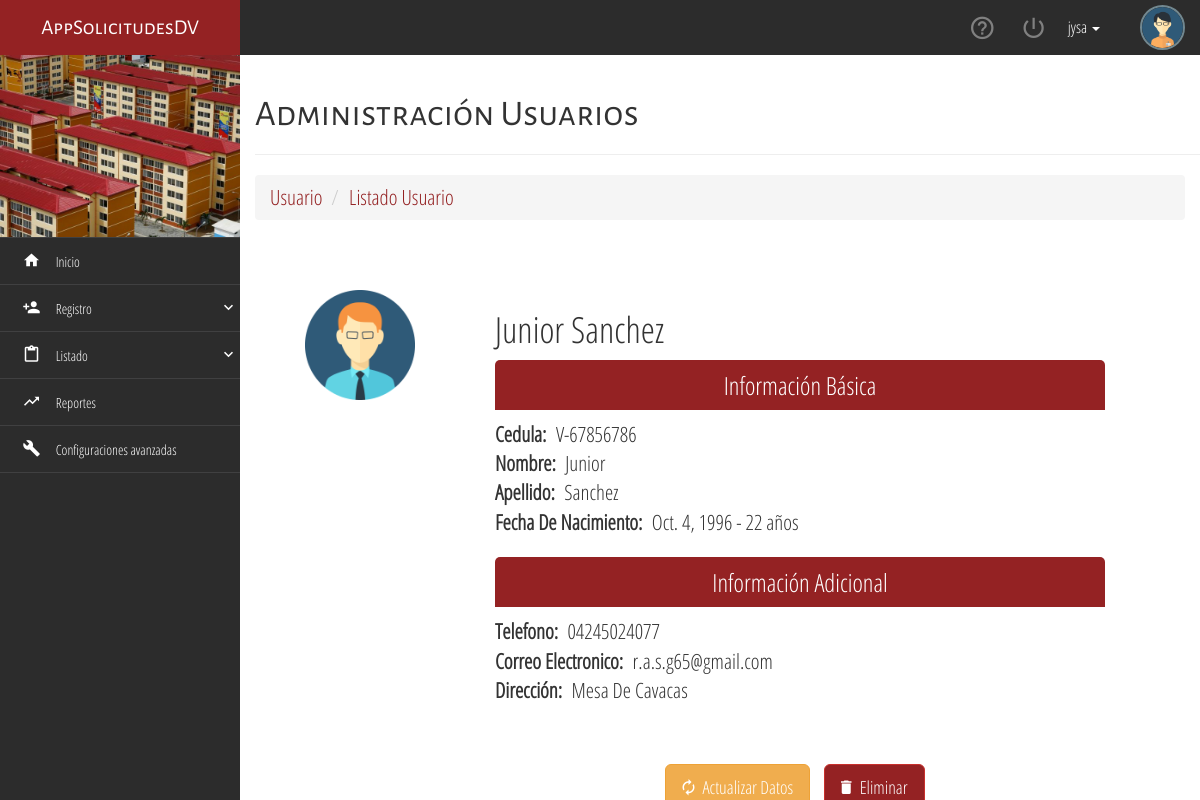
The page /usuario/2/detail/ (signed in) on the database its author committed.
### usuario/models.py (models this page shows, shortened)
class Usuario(AbstractBaseUser, PermissionsMixin):
    username = models.CharField(_('username'),
                                max_length=40, null=False, unique=True)
    tipo_cedula = models.CharField(max_length=1, choices=(('V', 'V'), ('E', 'E')))
    cedula = models.CharField(unique=True, blank=True, null=True, max_length=8)
    nombre = models.CharField(max_length=60)
    apellido = models.CharField(max_length=60)
    telefono = models.CharField(blank=True, null=True, max_length=11)
    fecha_nacimiento = models.DateField(null=True, blank=True)
    correo = models.EmailField(blank=True, null=True)
    direccion = models.CharField(max_length=9999, blank=True, null=True)
    is_active = models.BooleanField(_('active'), default=True)
    is_staff = models.BooleanField(_('staff status'), default=False)
    is_superuser = models.BooleanField(_('superuser status'), default=False)
    date_joined = models.DateTimeField(_('date joined'), default=timezone.now)
    created_at = models.DateTimeField(auto_now_add=True)
    updated_at = models.DateTimeField(auto_now=True)
    objects = UsuarioManager()
    USERNAME_FIELD = 'username'
    def get_full_name(self):
        return '{} {}'.format(self.nombre, self.apellido)
    def edad(self):
        if self.fecha_nacimiento:
            return int((datetime.datetime.now().date() - self.fecha_nacimiento).days / 365.25)
        return 0
    def ci(self):
        return '{}-{}'.format(self.tipo_cedula, self.cedula)

### usuario/views.py (the view)
class UsuarioDetailView(LoginRequiredMixin, DetailView):
    model = models.Usuario
    def get_object(self):
        object = self.model.objects.filter(
            pk=self.kwargs.get('pk')).exclude(
                pk=self.request.user.pk).first()
        if object:
            return object
        raise Http404

### templates/usuario/usuario_detail.html
{% extends "base.html" %}
{% load static %}
{% block title_page %}Administración Usuarios{% endblock %}
{% block context %}
<div class="container-fluid">
        <div class="row">
            <div class="col-xs-12 lead">
                <ol class="breadcrumb">
                    <li class="active">Usuario</li>
                    <li><a href="{% url 'usuario:list' %}">Listado Usuario</a></li>
                </ol>
            </div>
        </div>
    </div>
<div class="container-fluid" style="margin: 50px 0;">
    <div class="row">
        <div class="col-xs-12 col-sm-4 col-md-3">
            <img src="{% static 'assets/img/user02.png' %}" alt="calendar" class="img-responsive center-box" style="max-width: 110px;">
        </div>
        <div class="col-xs-12 col-sm-8 col-md-8 text-justify lead">
            <h1>{{ object.get_full_name }}</h1>
            <div class="title-flat-form" style="margin-bottom: 10px;">Información Básica</div>
            <span><b>Cedula:</b> &nbsp;{{ object.ci }}</span>
            <br>
            <span><b>Nombre:</b> &nbsp;{{ object.nombre }}</span>
            <br>
            <span><b>Apellido:</b> &nbsp;{{ object.apellido }}</span>
            <br>
            <span>
                <b>Fecha De Nacimiento:</b>
                {% if object.fecha_nacimiento %}
                &nbsp;{{ object.fecha_nacimiento }} - {{object.edad }} años
                {% else %}
                No Tiene Registrado
                {% endif %}
            </span>
        </div>
        <div class="col-xs-12 col-sm-8 col-md-8 col-sm-offset-4 col-md-offset-3 text-justify lead">
            <div class="title-flat-form" style="margin-bottom: 10px;">Información Adicional</div>
            <span>
                <b>Telefono:</b>
                {% if object.telefono %}
                &nbsp;{{ object.telefono }}
                {% else %}
                No Tiene Registrado
                {% endif %}
            </span>
            <br>
            <span>
                <b>Correo Electronico:</b>
                {% if object.correo %}
                &nbsp;{{ object.correo }}
                {% else %}
                No Tiene Registrado
                {% endif %}
            </span>
            <br>
            <span>
                <b>Dirección:</b>
                {% if object.direccion %}
                &nbsp;{{ object.direccion }}
                {% else %}
                No Tiene Registrado
                {% endif %}
            </span>
            <br><br><br>
            <p class="text-center">
                <a {% if not profile %} href="{% url 'usuario:update' object.pk %}" {% else %} href="{% url 'usuario:update_profile' %}" {% endif %} class="btn btn-warning btn-lg tooltips-general"
                    style="margin-right: 10px;" data-toggle="tooltip" data-placement="left" title="Actualizar Datos Del Usuario">
                    <i class="zmdi zmdi-refresh"></i>
                    &nbsp;Actualizar Datos
                </a>
                {% if not profile %}
                <a href="{% url 'usuario:delete' object.pk %}" class="btn btn-danger btn-lg tooltips-general" style="margin-right: 10px;"
                    data-toggle="tooltip" data-placement="left" title="Eliminar Usuario">
                    <i class="zmdi zmdi-delete"></i>
                    &nbsp;Eliminar
                </a>
                {% endif %}
            </p>
        </div>
    </div>
</div>
{% endblock %}

### templates/base.html (shortened to what this page needs)
{% load static %}
<!DOCTYPE html>
<html lang="en">
<head>
	<link rel="stylesheet" href="{% static 'css/sweet-alert.css' %}">
	<link rel="stylesheet" href="{% static 'css/material-design-iconic-font.min.css' %}">
	<link rel="stylesheet" href="{% static 'css/normalize.css' %}">
	<link rel="stylesheet" href="{% static 'css/bootstrap.min.css' %}">
	<link rel="stylesheet" href="{% static 'css/jquery.mCustomScrollbar.css' %}">
	<link rel="stylesheet" href="{% static 'css/style.css' %}">
</head>
<body>
	<div class="navbar-lateral full-reset">
		<div class="full-reset container-menu-movile custom-scroll-containers">
			<div class="logo full-reset all-tittles">
				AppSolicitudesDV
			</div>
			<div class="full-reset" style="background-color:#2B3D51; padding: 0px 0; color:#fff;">
				<figure>
					<img class="" src="{% static 'assets/img/a.jpg'%}" style="width: 100%;">
				</figure>
			</div>
			<div class="full-reset nav-lateral-list-menu">
				<ul class="list-unstyled">
					<li>
						<a href="{% url 'inicio' %}">
							<i class="zmdi zmdi-home zmdi-hc-fw"></i>
							&nbsp;&nbsp; Inicio
						</a>
					</li>
					<li>
						<div class="dropdown-menu-button">
							<i class="zmdi zmdi-account-add zmdi-hc-fw"></i>
							&nbsp;&nbsp; Registro
							<i class="zmdi zmdi-chevron-down pull-right zmdi-hc-fw"></i>
						</div>
					</li>
					<li>
						<div class="dropdown-menu-button">
							<i class="zmdi zmdi-assignment-o zmdi-hc-fw"></i>
							&nbsp;&nbsp; Listado
							<i class="zmdi zmdi-chevron-down pull-right zmdi-hc-fw"></i>
						</div>
					</li>
					<li>
						<a href="report.html">
							<i class="zmdi zmdi-trending-up zmdi-hc-fw"></i>
							&nbsp;&nbsp; Reportes
						</a>
					</li>
					<li>
						<a href="advancesettings.html">
							<i class="zmdi zmdi-wrench zmdi-hc-fw"></i>
							&nbsp;&nbsp; Configuraciones avanzadas
						</a>
					</li>
				</ul>
			</div>
		</div>
	</div>
	<div class="content-page-container full-reset custom-scroll-containers">
		<nav class="navbar-user-top full-reset">
			<ul class="list-unstyled full-reset">
				<figure>
					<img src="{% static 'assets/img/user01.png'%}" alt="user-picture" class="img-responsive img-circle center-box">
				</figure>
				<li class="dropdown">
					<a href="#" class="dropdown-toggle menu" data-toggle="dropdown" style="color: #fff;">
						{{ request.user.username }}
						<b class="caret"></b>
					</a>
				</li>
				<li class="tooltips-general exit-system-button" data-href="{% url 'logout' %}" data-placement="bottom" title="Cerrar Sesión">
					<i class="zmdi zmdi-power"></i>
				</li>
				<li class="tooltips-general btn-help" data-placement="bottom" title="Ayuda">
					<i class="zmdi zmdi-help-outline zmdi-hc-fw"></i>
				</li>
			</ul>
		</nav>
		<div class="container">
			<div class="page-header">
				<h1 class="all-tittles">{% block title_page %}{% endblock %}</h1>
			</div>
		</div>
		{% block context %}
		{% endblock %}
	</div>
</body>
</html>

### static/css/style.css (style rules this page uses)
html, body { height: 100%; margin: 0; padding: 0; width: 100%; font-size: 16px; font-family: "Parrafos" !important; background-color: #fff; }
.all-tittles { font-family: "Titulos" !important; }
.center-box { margin: 0 auto; }
.full-reset { margin: 0; padding: 0; width: 100%; }
.navbar-user-top { background-color: #2c2c2c; height: 55px; position: relative; top: 0; left: 0; z-index: 7; }
.navbar-user-top > ul { height: 55px; padding: 0 15px; margin: 0; }
.navbar-user-top > ul > li { display: inline-block; float: right; color: rgba(255,255,255,.4); height: 55px; margin: 0 12px; text-align: center; cursor: pointer; line-height: 55px; }
.navbar-user-top > ul > li > i { font-size: 27px; line-height: 55px; }
.navbar-user-top > ul > figure > img { width: 45px; float: right; height: 45px; border: 2px solid #728890; margin-top: 5px; }
.navbar-lateral { width: 20%; height: 100%; position: absolute; top: 0; left: 0; z-index: 1; }
.container-menu-movile { background-color: #2c2c2c; height: 100% !important; }
.logo { height: 55px; line-height: 55px; background-color: #942223; color: #fff; text-align: center; font-size: 21px; overflow: hidden; }
.content-page-container { height: 100%; position: absolute; top: 0; right: 0; z-index: 1; width: 80%; background-color: #fff; }
.nav-lateral-list-menu ul li { margin: 0; padding: 0; display: block; }
.nav-lateral-list-menu ul li a, .nav-lateral-list-menu ul li div { width: 100%; min-height: 45px; line-height: 45px; display: block; padding: 0; padding-left: 20px; font-size: 14px; text-decoration: none; color: #fff; border-bottom: 1px solid rgba(230,233,238,.1); transition: .3s all ease-in-out; -moz-transition: .3s all ease-in-out; -ms-transition: .3s all ease-in-out; -webkit-transition: .3s all ease-in-out; }
.nav-lateral-list-menu i { font-size: 18px; line-height: 45px; }
.nav-lateral-list-menu ul li:first-child { border-top: 1px solid rgba(230,233,238,.1); }
.nav-lateral-list-menu ul li div { cursor: pointer; }
.title-flat-form { background-color: #942223; height: 50px; color: #fff; text-align: center; font-size: 25px; line-height: 50px; border-radius: 5px 5px 0 0; margin-bottom: 50px; }
.btn-danger { background-color: #942223; border-color: #c9302c; }
@media (min-width: 1200px) { .navbar-lateral { display: inherit !important; } }

### templates/base.html (style rules this page uses)
a { color: #942223; text-decoration: none; }
.breadcrumb { margin-bottom: 0px; }
.breadcrumb>.active { color: #942223; }

### rows shown on the page
Usuario: user.username "jysa"
Usuario: get_full_name "Junior Sanchez", ci "V-67856786", nombre "Junior", apellido "Sanchez", fecha_nacimiento "Oct. 4, 1996", edad "22", telefono "04245024077", correo "r.a.s.g65@gmail.com", direccion "Mesa De Cavacas"
